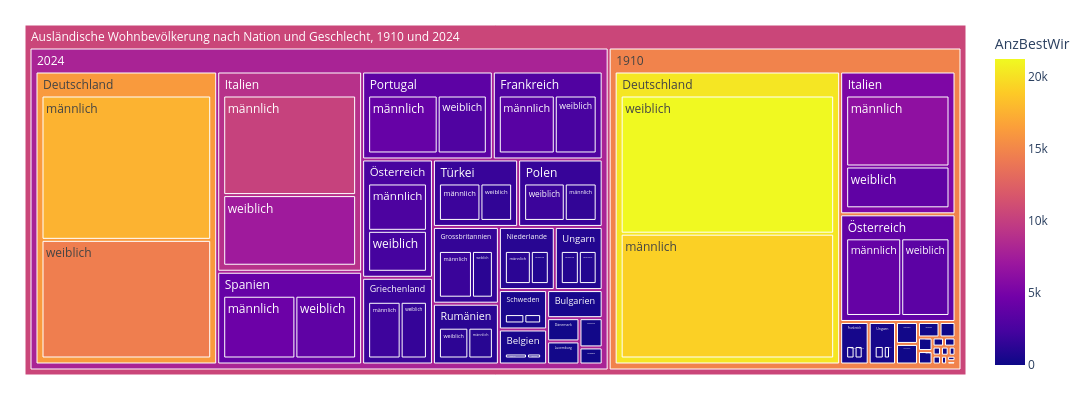

The notebook cell saved with this chart:
### Code cell
treeMap1 = mypy_dv.plot_px_treemap(
    data=myTM.reset_index()
    ,levels=['Jahr_nbr','NationHistLang','SexLang']
    ,values="AnzBestWir"
    ,color="AnzBestWir"
    #, color_continuous_scale='Blues'
    ,color_discrete_map={'(?)':'lightgrey', 'Wohnen':'lightblue'}   
    ,height=400
    ,width=1100               
    #,margin_val_bottom=25
    ,myHeaderTitle="Ausländische Wohnbevölkerung nach Nation und Geschlecht, "+str(myTM.reset_index().Jahr_nbr.min()) +" und " +str(myTM.reset_index().Jahr_nbr.max())
)
treeMap1

### Figure 1 — Plotly figure (JSON) as saved in the notebook; plotly's stock layout.template omitted (floating-point values rounded to 4 significant figures)
{"data": [{"branchvalues": "total", "customdata": [[29], [622], [35], [457], [19160], [17614], [253], [251], [377], [3332], [34], [2047], [133], [1869], [6333], [10232], [27], [83], [220], [18], [277], [126], [1258], [30], [136], [1512], [15], [4061], [76], [1099], [42], [616], [80], [4399], [26], [1965], [421], [906], [4044], [2707], [35], [397], [11], [483], [21213], [14477], [42], [202], [364], [2494], [12], [1653], [143], [1183], [3732], [7260], [16], [68], [189], [10], [173], [78], [870], [3], [103], [1925], [2], [2868], [45], [1318], [22], [530], [40], [3703], [12], [1500], [289], [916], [3543], [2342], [32.28], [534.3], [29.26], [470.4], [20240.0], [16200.0], [223.0], [229.2], [370.6], [2973.0], [28.26], [1871.0], [138.2], [1603.0], [5369.0], [8998.0], [22.91], [76.25], [205.7], [15.14], [237.0], [107.6], [1099.0], [27.55], [121.8], [1743.0], [13.47], [3567.0], [64.47], [1218.0], [35.12], [576.2], [66.67], [4081.0], [21.58], [1764.0], [367.3], [911.0], [3810.0], [2538.0], [14760.0], [7967.0], [10540.0]], "domain": {"x": [0, 1], "y": [0, 1]}, "hovertemplate": "%{label}<br><br>Anzahl:<br>%{value}<extra></extra>", "ids": ["Ausländische Wohnbevölkerung nach Nation und Geschlecht, 1910 und 2024/1910/Belgien/männlich", "Ausländische Wohnbevölkerung nach Nation und Geschlecht, 1910 und 2024/2024/Belgien/männlich", "Ausländische Wohnbevölkerung nach Nation und Geschlecht, 1910 und 2024/1910/Bulgarien/männlich", "Ausländische Wohnbevölkerung nach Nation und Geschlecht, 1910 und 2024/2024/Bulgarien/männlich", "Ausländische Wohnbevölkerung nach Nation und Geschlecht, 1910 und 2024/1910/Deutschland/männlich", "Ausländische Wohnbevölkerung nach Nation und Geschlecht, 1910 und 2024/2024/Deutschland/männlich", "Ausländische Wohnbevölkerung nach Nation und Geschlecht, 1910 und 2024/1910/Dänemark/männlich", "Ausländische Wohnbevölkerung nach Nation und Geschlecht, 1910 und 2024/2024/Dänemark/männlich", "Ausländische Wohnbevölkerung nach Nation und Geschlecht, 1910 und 2024/1910/Frankreich/männlich", "Ausländische Wohnbevölkerung nach Nation und Geschlecht, 1910 und 2024/2024/Frankreich/männlich", "Ausländische Wohnbevölkerung nach Nation und Geschlecht, 1910 und 2024/1910/Griechenland/männlich", "Ausländische Wohnbevölkerung nach Nation und Geschlecht, 1910 und 2024/2024/Griechenland/männlich", "Ausländische Wohnbevölkerung nach Nation und Geschlecht, 1910 und 2024/1910/Grossbritannien/männlich", "Ausländische Wohnbevölkerung nach Nation und Geschlecht, 1910 und 2024/2024/Grossbritannien/männlich", "Ausländische Wohnbevölkerung nach Nation und Geschlecht, 1910 und 2024/1910/Italien/männlich", "Ausländische Wohnbevölkerung nach Nation und Geschlecht, 1910 und 2024/2024/Italien/männlich", "Ausländische Wohnbevölkerung nach Nation und Geschlecht, 1910 und 2024/1910/Jugoslawien/männlich", "Ausländische Wohnbevölkerung nach Nation und Geschlecht, 1910 und 2024/1910/Liechtenstein/männlich", "Ausländische Wohnbevölkerung nach Nation und Geschlecht, 1910 und 2024/2024/Liechtenstein/männlich", "Ausländische Wohnbevölkerung nach Nation und Geschlecht, 1910 und 2024/1910/Luxemburg/männlich", "Ausländische Wohnbevölkerung nach Nation und Geschlecht, 1910 und 2024/2024/Luxemburg/männlich", "Ausländische Wohnbevölkerung nach Nation und Geschlecht, 1910 und 2024/1910/Niederlande/männlich", "Ausländische Wohnbevölkerung nach Nation und Geschlecht, 1910 und 2024/2024/Niederlande/männlich", "Ausländische Wohnbevölkerung nach Nation und Geschlecht, 1910 und 2024/1910/Norwegen/männlich", "Ausländische Wohnbevölkerung nach Nation und Geschlecht, 1910 und 2024/2024/Norwegen/männlich", "Ausländische Wohnbevölkerung nach Nation und Geschlecht, 1910 und 2024/2024/Polen/männlich", "Ausländische Wohnbevölkerung nach Nation und Geschlecht, 1910 und 2024/1910/Portugal/männlich", "Ausländische Wohnbevölkerung nach Nation und Geschlecht, 1910 und 2024/2024/Portugal/männlich", "Ausländische Wohnbevölkerung nach Nation und Geschlecht, 1910 und 2024/1910/Rumänien/männlich", "Ausländische Wohnbevölkerung nach Nation und Geschlecht, 1910 und 2024/2024/Rumänien/männlich", "Ausländische Wohnbevölkerung nach Nation und Geschlecht, 1910 und 2024/1910/Schweden/männlich", "Ausländische Wohnbevölkerung nach Nation und Geschlecht, 1910 und 2024/2024/Schweden/männlich", "Ausländische Wohnbevölkerung nach Nation und Geschlecht, 1910 und 2024/1910/Spanien/männlich", "Ausländische Wohnbevölkerung nach Nation und Geschlecht, 1910 und 2024/2024/Spanien/männlich", "Ausländische Wohnbevölkerung nach Nation und Geschlecht, 1910 und 2024/1910/Türkei/männlich", "Ausländische Wohnbevölkerung nach Nation und Geschlecht, 1910 und 2024/2024/Türkei/männlich", "Ausländische Wohnbevölkerung nach Nation und Geschlecht, 1910 und 2024/1910/Ungarn/männlich", "Ausländische Wohnbevölkerung nach Nation und Geschlecht, 1910 und 2024/2024/Ungarn/männlich", "Ausländische Wohnbevölkerung nach Nation und Geschlecht, 1910 und 2024/1910/Österreich/männlich", "Ausländische Wohnbevölkerung nach Nation und Geschlecht, 1910 und 2024/2024/Österreich/männlich", "Ausländische Wohnbevölkerung nach Nation und Geschlecht, 1910 und 2024/1910/Belgien/weiblich", "Ausländische Wohnbevölkerung nach Nation und Geschlecht, 1910 und 2024/2024/Belgien/weiblich", "Ausländische Wohnbevölkerung nach Nation und Geschlecht, 1910 und 2024/1910/Bulgarien/weiblich", "Ausländische Wohnbevölkerung nach Nation und Geschlecht, 1910 und 2024/2024/Bulgarien/weiblich", "Ausländische Wohnbevölkerung nach Nation und Geschlecht, 1910 und 2024/1910/Deutschland/weiblich", "Ausländische Wohnbevölkerung nach Nation und Geschlecht, 1910 und 2024/2024/Deutschland/weiblich", "Ausländische Wohnbevölkerung nach Nation und Geschlecht, 1910 und 2024/1910/Dänemark/weiblich", "Ausländische Wohnbevölkerung nach Nation und Geschlecht, 1910 und 2024/2024/Dänemark/weiblich", "Ausländische Wohnbevölkerung nach Nation und Geschlecht, 1910 und 2024/1910/Frankreich/weiblich", "Ausländische Wohnbevölkerung nach Nation und Geschlecht, 1910 und 2024/2024/Frankreich/weiblich", "Ausländische Wohnbevölkerung nach Nation und Geschlecht, 1910 und 2024/1910/Griechenland/weiblich", "Ausländische Wohnbevölkerung nach Nation und Geschlecht, 1910 und 2024/2024/Griechenland/weiblich", "Ausländische Wohnbevölkerung nach Nation und Geschlecht, 1910 und 2024/1910/Grossbritannien/weiblich", "Ausländische Wohnbevölkerung nach Nation und Geschlecht, 1910 und 2024/2024/Grossbritannien/weiblich", "Ausländische Wohnbevölkerung nach Nation und Geschlecht, 1910 und 2024/1910/Italien/weiblich", "Ausländische Wohnbevölkerung nach Nation und Geschlecht, 1910 und 2024/2024/Italien/weiblich", "Ausländische Wohnbevölkerung nach Nation und Geschlecht, 1910 und 2024/1910/Jugoslawien/weiblich", "Ausländische Wohnbevölkerung nach Nation und Geschlecht, 1910 und 2024/1910/Liechtenstein/weiblich", "Ausländische Wohnbevölkerung nach Nation und Geschlecht, 1910 und 2024/2024/Liechtenstein/weiblich", "Ausländische Wohnbevölkerung nach Nation und Geschlecht, 1910 und 2024/1910/Luxemburg/weiblich", "Ausländische Wohnbevölkerung nach Nation und Geschlecht, 1910 und 2024/2024/Luxemburg/weiblich", "Ausländische Wohnbevölkerung nach Nation und Geschlecht, 1910 und 2024/1910/Niederlande/weiblich", "Ausländische Wohnbevölkerung nach Nation und Geschlecht, 1910 und 2024/2024/Niederlande/weiblich", "Ausländische Wohnbevölkerung nach Nation und Geschlecht, 1910 und 2024/1910/Norwegen/weiblich", "Ausländische Wohnbevölkerung nach Nation und Geschlecht, 1910 und 2024/2024/Norwegen/weiblich", "Ausländische Wohnbevölkerung nach Nation und Geschlecht, 1910 und 2024/2024/Polen/weiblich", "Ausländische Wohnbevölkerung nach Nation und Geschlecht, 1910 und 2024/1910/Portugal/weiblich", "Ausländische Wohnbevölkerung nach Nation und Geschlecht, 1910 und 2024/2024/Portugal/weiblich", "Ausländische Wohnbevölkerung nach Nation und Geschlecht, 1910 und 2024/1910/Rumänien/weiblich", "Ausländische Wohnbevölkerung nach Nation und Geschlecht, 1910 und 2024/2024/Rumänien/weiblich", "Ausländische Wohnbevölkerung nach Nation und Geschlecht, 1910 und 2024/1910/Schweden/weiblich", "Ausländische Wohnbevölkerung nach Nation und Geschlecht, 1910 und 2024/2024/Schweden/weiblich", "Ausländische Wohnbevölkerung nach Nation und Geschlecht, 1910 und 2024/1910/Spanien/weiblich", "Ausländische Wohnbevölkerung nach Nation und Geschlecht, 1910 und 2024/2024/Spanien/weiblich", "Ausländische Wohnbevölkerung nach Nation und Geschlecht, 1910 und 2024/1910/Türkei/weiblich", "Ausländische Wohnbevölkerung nach Nation und Geschlecht, 1910 und 2024/2024/Türkei/weiblich", "Ausländische Wohnbevölkerung nach Nation und Geschlecht, 1910 und 2024/1910/Ungarn/weiblich", "Ausländische Wohnbevölkerung nach Nation und Geschlecht, 1910 und 2024/2024/Ungarn/weiblich", "Ausländische Wohnbevölkerung nach Nation und Geschlecht, 1910 und 2024/1910/Österreich/weiblich", "Ausländische Wohnbevölkerung nach Nation und Geschlecht, 1910 und 2024/2024/Österreich/weiblich", "Ausländische Wohnbevölkerung nach Nation und Geschlecht, 1910 und 2024/1910/Belgien", "Ausländische Wohnbevölkerung nach Nation und Geschlecht, 1910 und 2024/2024/Belgien", "Ausländische Wohnbevölkerung nach Nation und Geschlecht, 1910 und 2024/1910/Bulgarien", "Ausländische Wohnbevölkerung nach Nation und Geschlecht, 1910 und 2024/2024/Bulgarien", "Ausländische Wohnbevölkerung nach Nation und Geschlecht, 1910 und 2024/1910/Deutschland", "Ausländische Wohnbevölkerung nach Nation und Geschlecht, 1910 und 2024/2024/Deutschland", "Ausländische Wohnbevölkerung nach Nation und Geschlecht, 1910 und 2024/1910/Dänemark", "Ausländische Wohnbevölkerung nach Nation und Geschlecht, 1910 und 2024/2024/Dänemark", "Ausländische Wohnbevölkerung nach Nation und Geschlecht, 1910 und 2024/1910/Frankreich", "Ausländische Wohnbevölkerung nach Nation und Geschlecht, 1910 und 2024/2024/Frankreich", "Ausländische Wohnbevölkerung nach Nation und Geschlecht, 1910 und 2024/1910/Griechenland", "Ausländische Wohnbevölkerung nach Nation und Geschlecht, 1910 und 2024/2024/Griechenland", "Ausländische Wohnbevölkerung nach Nation und Geschlecht, 1910 und 2024/1910/Grossbritannien", "Ausländische Wohnbevölkerung nach Nation und Geschlecht, 1910 und 2024/2024/Grossbritannien", "Ausländische Wohnbevölkerung nach Nation und Geschlecht, 1910 und 2024/1910/Italien", "Ausländische Wohnbevölkerung nach Nation und Geschlecht, 1910 und 2024/2024/Italien", "Ausländische Wohnbevölkerung nach Nation und Geschlecht, 1910 und 2024/1910/Jugoslawien", "Ausländische Wohnbevölkerung nach Nation und Geschlecht, 1910 und 2024/1910/Liechtenstein", "Ausländische Wohnbevölkerung nach Nation und Geschlecht, 1910 und 2024/2024/Liechtenstein", "Ausländische Wohnbevölkerung nach Nation und Geschlecht, 1910 und 2024/1910/Luxemburg", "Ausländische Wohnbevölkerung nach Nation und Geschlecht, 1910 und 2024/2024/Luxemburg", "Ausländische Wohnbevölkerung nach Nation und Geschlecht, 1910 und 2024/1910/Niederlande", "Ausländische Wohnbevölkerung nach Nation und Geschlecht, 1910 und 2024/2024/Niederlande", "Ausländische Wohnbevölkerung nach Nation und Geschlecht, 1910 und 2024/1910/Norwegen", "Ausländische Wohnbevölkerung nach Nation und Geschlecht, 1910 und 2024/2024/Norwegen", "Ausländische Wohnbevölkerung nach Nation und Geschlecht, 1910 und 2024/2024/Polen", "Ausländische Wohnbevölkerung nach Nation und Geschlecht, 1910 und 2024/1910/Portugal", "Ausländische Wohnbevölkerung nach Nation und Geschlecht, 1910 und 2024/2024/Portugal", "Ausländische Wohnbevölkerung nach Nation und Geschlecht, 1910 und 2024/1910/Rumänien", "Ausländische Wohnbevölkerung nach Nation und Geschlecht, 1910 und 2024/2024/Rumänien", "Ausländische Wohnbevölkerung nach Nation und Geschlecht, 1910 und 2024/1910/Schweden", "Ausländische Wohnbevölkerung nach Nation und Geschlecht, 1910 und 2024/2024/Schweden", "Ausländische Wohnbevölkerung nach Nation und Geschlecht, 1910 und 2024/1910/Spanien", "Ausländische Wohnbevölkerung nach Nation und Geschlecht, 1910 und 2024/2024/Spanien", "Ausländische Wohnbevölkerung nach Nation und Geschlecht, 1910 und 2024/1910/Türkei", "Ausländische Wohnbevölkerung nach Nation und Geschlecht, 1910 und 2024/2024/Türkei", "Ausländische Wohnbevölkerung nach Nation und Geschlecht, 1910 und 2024/1910/Ungarn", "Ausländische Wohnbevölkerung nach Nation und Geschlecht, 1910 und 2024/2024/Ungarn", "Ausländische Wohnbevölkerung nach Nation und Geschlecht, 1910 und 2024/1910/Österreich", "Ausländische Wohnbevölkerung nach Nation und Geschlecht, 1910 und 2024/2024/Österreich", "Ausländische Wohnbevölkerung nach Nation und Geschlecht, 1910 und 2024/1910", "Ausländische Wohnbevölkerung nach Nation und Geschlecht, 1910 und 2024/2024", "Ausländische Wohnbevölkerung nach Nation und Geschlecht, 1910 und 2024"], "labels": ["männlich", "männlich", "männlich", "männlich", "männlich", "männlich", "männlich", "männlich", "männlich", "männlich", "männlich", "männlich", "männlich", "männlich", "männlich", "männlich", "männlich", "männlich", "männlich", "männlich", "männlich", "männlich", "männlich", "männlich", "männlich", "männlich", "männlich", "männlich", "männlich", "männlich", "männlich", "männlich", "männlich", "männlich", "männlich", "männlich", "männlich", "männlich", "männlich", "männlich", "weiblich", "weiblich", "weiblich", "weiblich", "weiblich", "weiblich", "weiblich", "weiblich", "weiblich", "weiblich", "weiblich", "weiblich", "weiblich", "weiblich", "weiblich", "weiblich", "weiblich", "weiblich", "weiblich", "weiblich", "weiblich", "weiblich", "weiblich", "weiblich", "weiblich", "weiblich", "weiblich", "weiblich", "weiblich", "weiblich", "weiblich", "weiblich", "weiblich", "weiblich", "weiblich", "weiblich", "weiblich", "weiblich", "weiblich", "weiblich", "Belgien", "Belgien", "Bulgarien", "Bulgarien", "Deutschland", "Deutschland", "Dänemark", "Dänemark", "Frankreich", "Frankreich", "Griechenland", "Griechenland", "Grossbritannien", "Grossbritannien", "Italien", "Italien", "Jugoslawien", "Liechtenstein", "Liechtenstein", "Luxemburg", "Luxemburg", "Niederlande", "Niederlande", "Norwegen", "Norwegen", "Polen", "Portugal", "Portugal", "Rumänien", "Rumänien", "Schweden", "Schweden", "Spanien", "Spanien", "Türkei", "Türkei", "Ungarn", "Ungarn", "Österreich", "Österreich", "1910", "2024", "Ausländische Wohnbevölkerung nach Nation und Geschlecht, 1910 und 2024"], "marker": {"coloraxis": "coloraxis", "colors": [29, 622, 35, 457, 19160, 17614, 253, 251, 377, 3332, 34, 2047, 133, 1869, 6333, 10232, 27, 83, 220, 18, 277, 126, 1258, 30, 136, 1512, 15, 4061, 76, 1099, 42, 616, 80, 4399, 26, 1965, 421, 906, 4044, 2707, 35, 397, 11, 483, 21213, 14477, 42, 202, 364, 2494, 12, 1653, 143, 1183, 3732, 7260, 16, 68, 189, 10, 173, 78, 870, 3, 103, 1925, 2, 2868, 45, 1318, 22, 530, 40, 3703, 12, 1500, 289, 916, 3543, 2342, 32.28, 534.3, 29.26, 470.4, 20240.0, 16200.0, 223.0, 229.2, 370.6, 2973.0, 28.26, 1871.0, 138.2, 1603.0, 5369.0, 8998.0, 22.91, 76.25, 205.7, 15.14, 237.0, 107.6, 1099.0, 27.55, 121.8, 1743.0, 13.47, 3567.0, 64.47, 1218.0, 35.12, 576.2, 66.67, 4081.0, 21.58, 1764.0, 367.3, 911.0, 3810.0, 2538.0, 14760.0, 7967.0, 10540.0]}, "name": "", "parents": ["Ausländische Wohnbevölkerung nach Nation und Geschlecht, 1910 und 2024/1910/Belgien", "Ausländische Wohnbevölkerung nach Nation und Geschlecht, 1910 und 2024/2024/Belgien", "Ausländische Wohnbevölkerung nach Nation und Geschlecht, 1910 und 2024/1910/Bulgarien", "Ausländische Wohnbevölkerung nach Nation und Geschlecht, 1910 und 2024/2024/Bulgarien", "Ausländische Wohnbevölkerung nach Nation und Geschlecht, 1910 und 2024/1910/Deutschland", "Ausländische Wohnbevölkerung nach Nation und Geschlecht, 1910 und 2024/2024/Deutschland", "Ausländische Wohnbevölkerung nach Nation und Geschlecht, 1910 und 2024/1910/Dänemark", "Ausländische Wohnbevölkerung nach Nation und Geschlecht, 1910 und 2024/2024/Dänemark", "Ausländische Wohnbevölkerung nach Nation und Geschlecht, 1910 und 2024/1910/Frankreich", "Ausländische Wohnbevölkerung nach Nation und Geschlecht, 1910 und 2024/2024/Frankreich", "Ausländische Wohnbevölkerung nach Nation und Geschlecht, 1910 und 2024/1910/Griechenland", "Ausländische Wohnbevölkerung nach Nation und Geschlecht, 1910 und 2024/2024/Griechenland", "Ausländische Wohnbevölkerung nach Nation und Geschlecht, 1910 und 2024/1910/Grossbritannien", "Ausländische Wohnbevölkerung nach Nation und Geschlecht, 1910 und 2024/2024/Grossbritannien", "Ausländische Wohnbevölkerung nach Nation und Geschlecht, 1910 und 2024/1910/Italien", "Ausländische Wohnbevölkerung nach Nation und Geschlecht, 1910 und 2024/2024/Italien", "Ausländische Wohnbevölkerung nach Nation und Geschlecht, 1910 und 2024/1910/Jugoslawien", "Ausländische Wohnbevölkerung nach Nation und Geschlecht, 1910 und 2024/1910/Liechtenstein", "Ausländische Wohnbevölkerung nach Nation und Geschlecht, 1910 und 2024/2024/Liechtenstein", "Ausländische Wohnbevölkerung nach Nation und Geschlecht, 1910 und 2024/1910/Luxemburg", "Ausländische Wohnbevölkerung nach Nation und Geschlecht, 1910 und 2024/2024/Luxemburg", "Ausländische Wohnbevölkerung nach Nation und Geschlecht, 1910 und 2024/1910/Niederlande", "Ausländische Wohnbevölkerung nach Nation und Geschlecht, 1910 und 2024/2024/Niederlande", "Ausländische Wohnbevölkerung nach Nation und Geschlecht, 1910 und 2024/1910/Norwegen", "Ausländische Wohnbevölkerung nach Nation und Geschlecht, 1910 und 2024/2024/Norwegen", "Ausländische Wohnbevölkerung nach Nation und Geschlecht, 1910 und 2024/2024/Polen", "Ausländische Wohnbevölkerung nach Nation und Geschlecht, 1910 und 2024/1910/Portugal", "Ausländische Wohnbevölkerung nach Nation und Geschlecht, 1910 und 2024/2024/Portugal", "Ausländische Wohnbevölkerung nach Nation und Geschlecht, 1910 und 2024/1910/Rumänien", "Ausländische Wohnbevölkerung nach Nation und Geschlecht, 1910 und 2024/2024/Rumänien", "Ausländische Wohnbevölkerung nach Nation und Geschlecht, 1910 und 2024/1910/Schweden", "Ausländische Wohnbevölkerung nach Nation und Geschlecht, 1910 und 2024/2024/Schweden", "Ausländische Wohnbevölkerung nach Nation und Geschlecht, 1910 und 2024/1910/Spanien", "Ausländische Wohnbevölkerung nach Nation und Geschlecht, 1910 und 2024/2024/Spanien", "Ausländische Wohnbevölkerung nach Nation und Geschlecht, 1910 und 2024/1910/Türkei", "Ausländische Wohnbevölkerung nach Nation und Geschlecht, 1910 und 2024/2024/Türkei", "Ausländische Wohnbevölkerung nach Nation und Geschlecht, 1910 und 2024/1910/Ungarn", "Ausländische Wohnbevölkerung nach Nation und Geschlecht, 1910 und 2024/2024/Ungarn", "Ausländische Wohnbevölkerung nach Nation und Geschlecht, 1910 und 2024/1910/Österreich", "Ausländische Wohnbevölkerung nach Nation und Geschlecht, 1910 und 2024/2024/Österreich", "Ausländische Wohnbevölkerung nach Nation und Geschlecht, 1910 und 2024/1910/Belgien", "Ausländische Wohnbevölkerung nach Nation und Geschlecht, 1910 und 2024/2024/Belgien", "Ausländische Wohnbevölkerung nach Nation und Geschlecht, 1910 und 2024/1910/Bulgarien", "Ausländische Wohnbevölkerung nach Nation und Geschlecht, 1910 und 2024/2024/Bulgarien", "Ausländische Wohnbevölkerung nach Nation und Geschlecht, 1910 und 2024/1910/Deutschland", "Ausländische Wohnbevölkerung nach Nation und Geschlecht, 1910 und 2024/2024/Deutschland", "Ausländische Wohnbevölkerung nach Nation und Geschlecht, 1910 und 2024/1910/Dänemark", "Ausländische Wohnbevölkerung nach Nation und Geschlecht, 1910 und 2024/2024/Dänemark", "Ausländische Wohnbevölkerung nach Nation und Geschlecht, 1910 und 2024/1910/Frankreich", "Ausländische Wohnbevölkerung nach Nation und Geschlecht, 1910 und 2024/2024/Frankreich", "Ausländische Wohnbevölkerung nach Nation und Geschlecht, 1910 und 2024/1910/Griechenland", "Ausländische Wohnbevölkerung nach Nation und Geschlecht, 1910 und 2024/2024/Griechenland", "Ausländische Wohnbevölkerung nach Nation und Geschlecht, 1910 und 2024/1910/Grossbritannien", "Ausländische Wohnbevölkerung nach Nation und Geschlecht, 1910 und 2024/2024/Grossbritannien", "Ausländische Wohnbevölkerung nach Nation und Geschlecht, 1910 und 2024/1910/Italien", "Ausländische Wohnbevölkerung nach Nation und Geschlecht, 1910 und 2024/2024/Italien", "Ausländische Wohnbevölkerung nach Nation und Geschlecht, 1910 und 2024/1910/Jugoslawien", "Ausländische Wohnbevölkerung nach Nation und Geschlecht, 1910 und 2024/1910/Liechtenstein", "Ausländische Wohnbevölkerung nach Nation und Geschlecht, 1910 und 2024/2024/Liechtenstein", "Ausländische Wohnbevölkerung nach Nation und Geschlecht, 1910 und 2024/1910/Luxemburg", "Ausländische Wohnbevölkerung nach Nation und Geschlecht, 1910 und 2024/2024/Luxemburg", "Ausländische Wohnbevölkerung nach Nation und Geschlecht, 1910 und 2024/1910/Niederlande", "Ausländische Wohnbevölkerung nach Nation und Geschlecht, 1910 und 2024/2024/Niederlande", "Ausländische Wohnbevölkerung nach Nation und Geschlecht, 1910 und 2024/1910/Norwegen", "Ausländische Wohnbevölkerung nach Nation und Geschlecht, 1910 und 2024/2024/Norwegen", "Ausländische Wohnbevölkerung nach Nation und Geschlecht, 1910 und 2024/2024/Polen", "Ausländische Wohnbevölkerung nach Nation und Geschlecht, 1910 und 2024/1910/Portugal", "Ausländische Wohnbevölkerung nach Nation und Geschlecht, 1910 und 2024/2024/Portugal", "Ausländische Wohnbevölkerung nach Nation und Geschlecht, 1910 und 2024/1910/Rumänien", "Ausländische Wohnbevölkerung nach Nation und Geschlecht, 1910 und 2024/2024/Rumänien", "Ausländische Wohnbevölkerung nach Nation und Geschlecht, 1910 und 2024/1910/Schweden", "Ausländische Wohnbevölkerung nach Nation und Geschlecht, 1910 und 2024/2024/Schweden", "Ausländische Wohnbevölkerung nach Nation und Geschlecht, 1910 und 2024/1910/Spanien", "Ausländische Wohnbevölkerung nach Nation und Geschlecht, 1910 und 2024/2024/Spanien", "Ausländische Wohnbevölkerung nach Nation und Geschlecht, 1910 und 2024/1910/Türkei", "Ausländische Wohnbevölkerung nach Nation und Geschlecht, 1910 und 2024/2024/Türkei", "Ausländische Wohnbevölkerung nach Nation und Geschlecht, 1910 und 2024/1910/Ungarn", "Ausländische Wohnbevölkerung nach Nation und Geschlecht, 1910 und 2024/2024/Ungarn", "Ausländische Wohnbevölkerung nach Nation und Geschlecht, 1910 und 2024/1910/Österreich", "Ausländische Wohnbevölkerung nach Nation und Geschlecht, 1910 und 2024/2024/Österreich", "Ausländische Wohnbevölkerung nach Nation und Geschlecht, 1910 und 2024/1910", "Ausländische Wohnbevölkerung nach Nation und Geschlecht, 1910 und 2024/2024", "Ausländische Wohnbevölkerung nach Nation und Geschlecht, 1910 und 2024/1910", "Ausländische Wohnbevölkerung nach Nation und Geschlecht, 1910 und 2024/2024", "Ausländische Wohnbevölkerung nach Nation und Geschlecht, 1910 und 2024/1910", "Ausländische Wohnbevölkerung nach Nation und Geschlecht, 1910 und 2024/2024", "Ausländische Wohnbevölkerung nach Nation und Geschlecht, 1910 und 2024/1910", "Ausländische Wohnbevölkerung nach Nation und Geschlecht, 1910 und 2024/2024", "Ausländische Wohnbevölkerung nach Nation und Geschlecht, 1910 und 2024/1910", "Ausländische Wohnbevölkerung nach Nation und Geschlecht, 1910 und 2024/2024", "Ausländische Wohnbevölkerung nach Nation und Geschlecht, 1910 und 2024/1910", "Ausländische Wohnbevölkerung nach Nation und Geschlecht, 1910 und 2024/2024", "Ausländische Wohnbevölkerung nach Nation und Geschlecht, 1910 und 2024/1910", "Ausländische Wohnbevölkerung nach Nation und Geschlecht, 1910 und 2024/2024", "Ausländische Wohnbevölkerung nach Nation und Geschlecht, 1910 und 2024/1910", "Ausländische Wohnbevölkerung nach Nation und Geschlecht, 1910 und 2024/2024", "Ausländische Wohnbevölkerung nach Nation und Geschlecht, 1910 und 2024/1910", "Ausländische Wohnbevölkerung nach Nation und Geschlecht, 1910 und 2024/1910", "Ausländische Wohnbevölkerung nach Nation und Geschlecht, 1910 und 2024/2024", "Ausländische Wohnbevölkerung nach Nation und Geschlecht, 1910 und 2024/1910", "Ausländische Wohnbevölkerung nach Nation und Geschlecht, 1910 und 2024/2024", "Ausländische Wohnbevölkerung nach Nation und Geschlecht, 1910 und 2024/1910", "Ausländische Wohnbevölkerung nach Nation und Geschlecht, 1910 und 2024/2024", "Ausländische Wohnbevölkerung nach Nation und Geschlecht, 1910 und 2024/1910", "Ausländische Wohnbevölkerung nach Nation und Geschlecht, 1910 und 2024/2024", "Ausländische Wohnbevölkerung nach Nation und Geschlecht, 1910 und 2024/2024", "Ausländische Wohnbevölkerung nach Nation und Geschlecht, 1910 und 2024/1910", "Ausländische Wohnbevölkerung nach Nation und Geschlecht, 1910 und 2024/2024", "Ausländische Wohnbevölkerung nach Nation und Geschlecht, 1910 und 2024/1910", "Ausländische Wohnbevölkerung nach Nation und Geschlecht, 1910 und 2024/2024", "Ausländische Wohnbevölkerung nach Nation und Geschlecht, 1910 und 2024/1910", "Ausländische Wohnbevölkerung nach Nation und Geschlecht, 1910 und 2024/2024", "Ausländische Wohnbevölkerung nach Nation und Geschlecht, 1910 und 2024/1910", "Ausländische Wohnbevölkerung nach Nation und Geschlecht, 1910 und 2024/2024", "Ausländische Wohnbevölkerung nach Nation und Geschlecht, 1910 und 2024/1910", "Ausländische Wohnbevölkerung nach Nation und Geschlecht, 1910 und 2024/2024", "Ausländische Wohnbevölkerung nach Nation und Geschlecht, 1910 und 2024/1910", "Ausländische Wohnbevölkerung nach Nation und Geschlecht, 1910 und 2024/2024", "Ausländische Wohnbevölkerung nach Nation und Geschlecht, 1910 und 2024/1910", "Ausländische Wohnbevölkerung nach Nation und Geschlecht, 1910 und 2024/2024", "Ausländische Wohnbevölkerung nach Nation und Geschlecht, 1910 und 2024", "Ausländische Wohnbevölkerung nach Nation und Geschlecht, 1910 und 2024", ""], "root": {"color": "grey"}, "type": "treemap", "values": [29, 622, 35, 457, 19160, 17614, 253, 251, 377, 3332, 34, 2047, 133, 1869, 6333, 10232, 27, 83, 220, 18, 277, 126, 1258, 30, 136, 1512, 15, 4061, 76, 1099, 42, 616, 80, 4399, 26, 1965, 421, 906, 4044, 2707, 35, 397, 11, 483, 21213, 14477, 42, 202, 364, 2494, 12, 1653, 143, 1183, 3732, 7260, 16, 68, 189, 10, 173, 78, 870, 3, 103, 1925, 2, 2868, 45, 1318, 22, 530, 40, 3703, 12, 1500, 289, 916, 3543, 2342, 64, 1019, 46, 940, 40373, 32091, 295, 453, 741, 5826, 46, 3700, 276, 3052, 10065, 17492, 43, 151, 409, 28, 450, 204, 2128, 33, 239, 3437, 17, 6929, 121, 2417, 64, 1146, 120, 8102, 38, 3465, 710, 1822, 7587, 5049, 61022, 100166, 161188]}], "layout": {"coloraxis": {"colorbar": {"title": {"text": "AnzBestWir"}}, "colorscale": [[0, "#0d0887"], [0.1111, "#46039f"], [0.2222, "#7201a8"], [0.3333, "#9c179e"], [0.4444, "#bd3786"], [0.5556, "#d8576b"], [0.6667, "#ed7953"], [0.7778, "#fb9f3a"], [0.8889, "#fdca26"], [1, "#f0f921"]]}, "height": 400, "legend": {"tracegroupgap": 0}, "margin": {"b": 25, "l": 25, "r": 25, "t": 25}, "width": 1100}}
